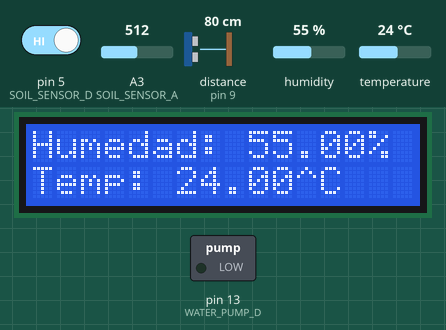
Recording of a sketch running on a simulated Arduino Uno, built with avr-gcc and run on an emulated ATmega328P. Parts: 16×2 character LCD, switched loads named in the sketch (green lamp = pin HIGH). Wiring (inferred from the names in the program): ultrasonic range finder: trigger pin 8; echo pin 9. The inputs (shaded band) are chosen by the test bench; at power-on: distance to the obstacle (sensor on pin 9) 80 cm, pin 5 (SOIL_SENSOR_D) HIGH, humidity 55 %, A3 (SOIL_SENSOR_A) = 512, temperature 24 °C. The echo pulse lasts 58.3 µs per cm; pins used as bus, display or sensor lines are not drawn; what the sketch prints to the serial monitor is not drawn.

Above: at 5.8 s.
5.9 s: distance to the obstacle (sensor on pin 9) set to 12 cm
At 15.6 s:
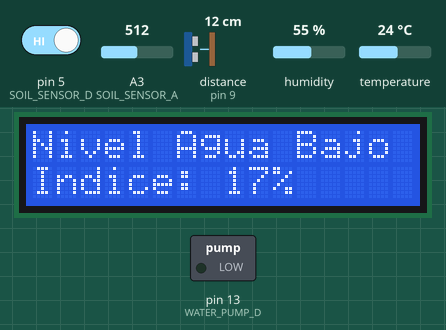
16.8 s: distance to the obstacle (sensor on pin 9) set to 9 cm
At 26.3 s:
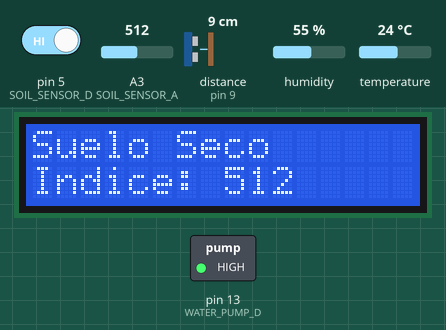
30.8 s: pin 5 (SOIL_SENSOR_D) driven LOW
At 32.4 s:
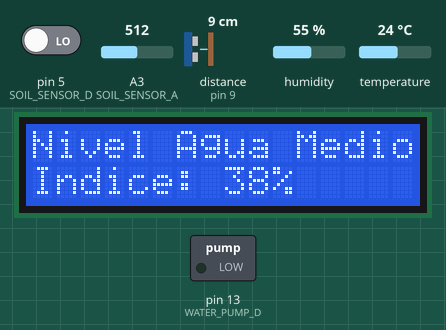
42.0 s: distance to the obstacle (sensor on pin 9) set to 2 cm
At 46.6 s:
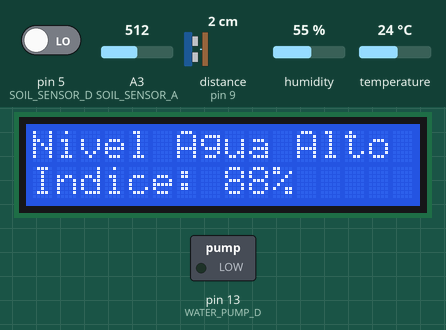
52.1 s: humidity set to 22 %
At 66.0 s:
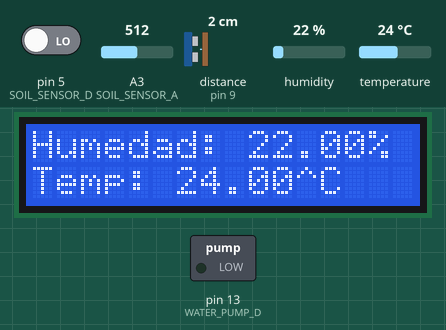
66.1 s: A3 (SOIL_SENSOR_A) set to 716
At 72.0 s:
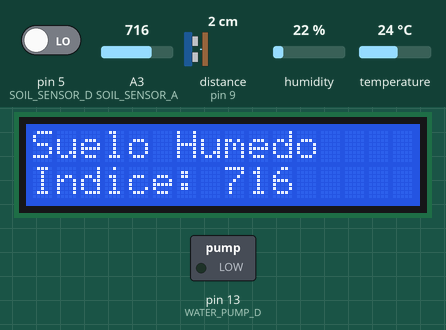
Timing chart, 0 to 73.5 s (numbered marks = the images above; inputs shaded):
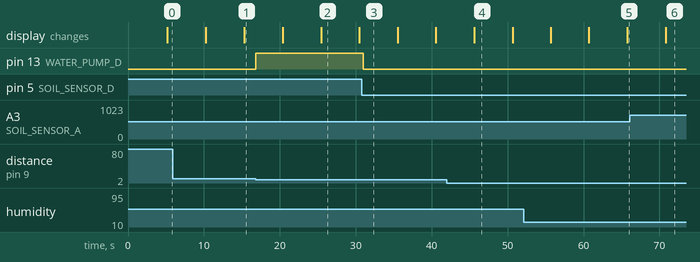

The sketch:

sketch_irrigation.ino
```cpp
#include  <Wire.h>
#include <LiquidCrystal_I2C.h>
#include <DHT.h>

// Bomba de agua
int WATER_PUMP_D = 13;

//Sensor de suelo
int SOIL_SENSOR_D = 5;
int SOIL_SENSOR_A = A3;

// Sensor de temperatura
int TEMP_SENSOR_D = 3;

// Sensor de agua (Ultrasonico)
int WATER_SENSOR_ECHO_PIN = 9;
int WATER_SENSOR_TRIG_PIN = 8;


// Profundidad de recipiente de agua en centimetros
int WATER_RECIP_H = 14;

// Constante de delay de loop
int STEP_MS = 500;

// Acumulador de loop
int ac_ms_G = 0;

// Definimos el pin digital donde se conecta el sensor DHT11
#define DHTPIN TEMP_SENSOR_D
// Definimos el tipo de sensor
#define DHTTYPE DHT11
// Inicializamos el sensor DHT11
DHT dht(DHTPIN, DHTTYPE);

// Constructor de la librería de LCD 16x2
// Aqui se configuran los pines asignados a la pantalla del PCF8574
LiquidCrystal_I2C lcd(0x27,16,2);

void setup() {
  // Pin de entrada de datos digital del sensor del suelo
  pinMode(SOIL_SENSOR_D, INPUT);

  // Pin de activación de bomba de agua
  pinMode(WATER_PUMP_D,OUTPUT);

  // Inicializo pines de ultrasonido
  pinMode(WATER_SENSOR_TRIG_PIN, OUTPUT);
  pinMode(WATER_SENSOR_ECHO_PIN, INPUT);

  // Inicializamos comunicación serie
  Serial.begin(9600);

  // Comenzamos el sensor DHT
  dht.begin();

  // Inicializo LCD
  lcd.init();
  //Encender la luz de fondo.
  lcd.backlight();
  //Ubico cursor en (0,0)
  lcd.home();
  lcd.print("POPOFFFFFF");
  lcd.setCursor(0,1);
  lcd.print("INITIALIZED");
}

void loop() {
  prenderBomba();
  delay(STEP_MS);
  ac_ms_G += STEP_MS;
  if (ac_ms_G % 15000 == 0) {
    displayAgua();
    ac_ms_G = 0;
  } else if (ac_ms_G % 10000 == 0) {
    displaySuelo();
  } else if (ac_ms_G % 5000 == 0) {
    displayAmbiente();
  }
}

void prenderBomba() {
  // Leemos humedad del suelo
  int soil_humidity_val = digitalRead(SOIL_SENSOR_D);
  if (soil_humidity_val == LOW || calcularNivelAgua() <= 30) {
    // Bomba apagada
    digitalWrite(WATER_PUMP_D, LOW);
  } else {
    // Prendo la bomba solo si hay al menos si el nivel de agua es 30%
    // Bomba prendida
    digitalWrite(WATER_PUMP_D, HIGH);
  }
}

double calcularNivelAgua() {
    // Limpio el pin del trigger
  digitalWrite(WATER_SENSOR_TRIG_PIN, LOW);
  delayMicroseconds(2);
  // Seteo el pin de trigger en HIGH por 10 us
  digitalWrite(WATER_SENSOR_TRIG_PIN, HIGH);
  delayMicroseconds(10);
  digitalWrite(WATER_SENSOR_TRIG_PIN, LOW);
  // Leo el pin de echo, retorna la la duracion del trayecto de la onda de sonido en ms
  long duration = pulseIn(WATER_SENSOR_ECHO_PIN, HIGH);

  // Calculamos la distancia
  double distance = duration*0.034/2;
  Serial.print("Distance: ");
  Serial.println(distance);

  return ((WATER_RECIP_H - distance) / (double) WATER_RECIP_H) * 100;
}


void displayAgua() {
  int water_level = (int) calcularNivelAgua();
  String water_level_txt;
  if (water_level < 25) {
    water_level_txt = "Bajo";
  } else if (water_level < 75) {
    water_level_txt = "Medio";
  } else {
    water_level_txt = "Alto";
  }

  // Prints the distance on the Serial Monitor
  Serial.print("Water: ");
  Serial.println(water_level);

  lcd.clear();
  lcd.home();
  lcd.print("Nivel Agua ");
  lcd.print(water_level_txt);

  lcd.setCursor(0, 1);
  lcd.print("Indice: ");
  lcd.print(water_level);
  lcd.print("%");
}

void displaySuelo() {
  // Leemos humedad del suelo
  int h_s = analogRead(SOIL_SENSOR_A);
  int soil_humidity_val = digitalRead(SOIL_SENSOR_D);

  Serial.print("Soil: ");
  Serial.println(h_s);

  lcd.clear();
  lcd.home();
  lcd.print("Suelo ");
  lcd.print(soil_humidity_val == LOW ? "Humedo" : "Seco");

  lcd.setCursor(0, 1);
  lcd.print("Indice: ");
  lcd.print(h_s);
}

void displayAmbiente() {
  // Leemos la humedad relativa
  float h = dht.readHumidity();
  // Leemos la temperatura en grados centígrados (por defecto)
  float t = dht.readTemperature();

  // Comprobamos si ha habido algún error en la lectura
  if (isnan(h) || isnan(t)) {
    Serial.println("Error del sensor DHT11");
    return;
  }

  // Calcular el índice de calor en grados centígrados
  float hic = dht.computeHeatIndex(t, h, false);

  Serial.print("Hum: ");
  Serial.print(h);
  Serial.print("%\t");
  Serial.print("Temp: ");
  Serial.print(t);
  Serial.print("^C\t");
  Serial.print("Heat Index: ");
  Serial.print(hic);
  Serial.println("^C");

  lcd.clear();
  lcd.home();
  lcd.print("Humedad: ");
  lcd.print(h);
  lcd.print("%");

  lcd.setCursor(0, 1);
  lcd.print("Temp: ");
  lcd.print(t);
  lcd.print("^C");
}
```

Measured:
- the behaviour switches between 11 and 10 cm on distance to the obstacle (sensor on pin 9) (found by bisection; images 1 and 2)
- after the input at 16.8 s, pin 13 (WATER_PUMP_D): LOW → HIGH at once
- after the input at 30.8 s, pin 13 (WATER_PUMP_D): HIGH → LOW after 0.17 s
- after the input at 42.0 s, the display: changes after 3.6 s (image 4)
- what the display in image 2 shows lasts 5.1 s, from 25.4 s to 30.5 s
- what the display in image 4 shows lasts 5.1 s, from 45.6 s to 50.7 s
